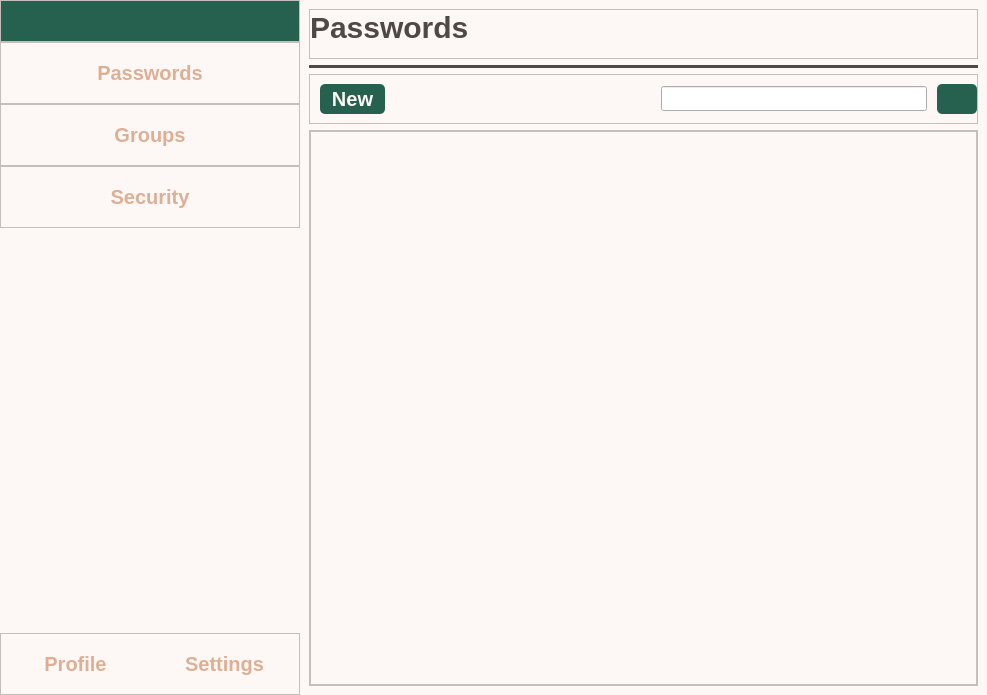
<?xml version="1.0" encoding="UTF-8"?>
<ui version="4.0">
 <class>main_window</class>
 <widget class="QMainWindow" name="main_window">
  <property name="geometry">
   <rect>
    <x>0</x>
    <y>0</y>
    <width>987</width>
    <height>695</height>
   </rect>
  </property>
  <property name="minimumSize">
   <size>
    <width>700</width>
    <height>400</height>
   </size>
  </property>
  <property name="windowTitle">
   <string>Password Manager</string>
  </property>
  <property name="styleSheet">
   <string notr="true"/>
  </property>
  <widget class="QWidget" name="central_widget">
   <layout class="QHBoxLayout" name="horizontalLayout">
    <property name="spacing">
     <number>0</number>
    </property>
    <property name="leftMargin">
     <number>0</number>
    </property>
    <property name="topMargin">
     <number>0</number>
    </property>
    <property name="rightMargin">
     <number>0</number>
    </property>
    <property name="bottomMargin">
     <number>0</number>
    </property>
    <item>
     <widget class="QFrame" name="menu_frame">
      <property name="minimumSize">
       <size>
        <width>300</width>
        <height>0</height>
       </size>
      </property>
      <property name="styleSheet">
       <string notr="true">QFrame {
	background-color:#FDF8F5;
}</string>
      </property>
      <property name="frameShape">
       <enum>QFrame::NoFrame</enum>
      </property>
      <property name="frameShadow">
       <enum>QFrame::Plain</enum>
      </property>
      <layout class="QVBoxLayout" name="verticalLayout">
       <property name="spacing">
        <number>0</number>
       </property>
       <property name="leftMargin">
        <number>0</number>
       </property>
       <property name="topMargin">
        <number>0</number>
       </property>
       <property name="rightMargin">
        <number>0</number>
       </property>
       <property name="bottomMargin">
        <number>0</number>
       </property>
       <item>
        <widget class="QFrame" name="menu_button_frame">
         <property name="minimumSize">
          <size>
           <width>0</width>
           <height>0</height>
          </size>
         </property>
         <property name="frameShape">
          <enum>QFrame::StyledPanel</enum>
         </property>
         <property name="frameShadow">
          <enum>QFrame::Raised</enum>
         </property>
         <property name="lineWidth">
          <number>1</number>
         </property>
         <layout class="QHBoxLayout" name="horizontalLayout_2">
          <property name="spacing">
           <number>0</number>
          </property>
          <property name="leftMargin">
           <number>0</number>
          </property>
          <property name="topMargin">
           <number>0</number>
          </property>
          <property name="rightMargin">
           <number>0</number>
          </property>
          <property name="bottomMargin">
           <number>0</number>
          </property>
          <item>
           <widget class="QPushButton" name="menu_toggle_button">
            <property name="minimumSize">
             <size>
              <width>0</width>
              <height>40</height>
             </size>
            </property>
            <property name="styleSheet">
             <string notr="true">QPushButton {
	 border: 0;
	 background: none;
	 box-shadow: none;
	 border-radius: 0px;
	background-color:#266150;
}

QPushButton:hover {
	background-color:#4e9480;
}</string>
            </property>
            <property name="text">
             <string/>
            </property>
            <property name="icon">
             <iconset>
              <normaloff>icons/logo.png</normaloff>icons/logo.png</iconset>
            </property>
           </widget>
          </item>
         </layout>
        </widget>
       </item>
       <item>
        <widget class="QFrame" name="menu_password_frame">
         <property name="minimumSize">
          <size>
           <width>0</width>
           <height>0</height>
          </size>
         </property>
         <property name="frameShape">
          <enum>QFrame::StyledPanel</enum>
         </property>
         <property name="frameShadow">
          <enum>QFrame::Raised</enum>
         </property>
         <layout class="QHBoxLayout" name="horizontalLayout_3">
          <property name="spacing">
           <number>0</number>
          </property>
          <property name="leftMargin">
           <number>0</number>
          </property>
          <property name="topMargin">
           <number>0</number>
          </property>
          <property name="rightMargin">
           <number>0</number>
          </property>
          <property name="bottomMargin">
           <number>0</number>
          </property>
          <item>
           <widget class="QPushButton" name="menu_password_button">
            <property name="minimumSize">
             <size>
              <width>0</width>
              <height>60</height>
             </size>
            </property>
            <property name="styleSheet">
             <string notr="true">QPushButton {
	color:#DDAF94;
	font: bold 20px;
	 border: 0;
	 background: none;
	 box-shadow: none;
	 border-radius: 0px;
	background-color:#FDF8F5;
}

QPushButton:hover {
	background-color:#E8CEBF
}</string>
            </property>
            <property name="text">
             <string>Passwords</string>
            </property>
            <property name="flat">
             <bool>false</bool>
            </property>
           </widget>
          </item>
         </layout>
        </widget>
       </item>
       <item>
        <widget class="QFrame" name="menu_group_frame">
         <property name="frameShape">
          <enum>QFrame::StyledPanel</enum>
         </property>
         <property name="frameShadow">
          <enum>QFrame::Raised</enum>
         </property>
         <layout class="QHBoxLayout" name="horizontalLayout_4">
          <property name="spacing">
           <number>0</number>
          </property>
          <property name="leftMargin">
           <number>0</number>
          </property>
          <property name="topMargin">
           <number>0</number>
          </property>
          <property name="rightMargin">
           <number>0</number>
          </property>
          <property name="bottomMargin">
           <number>0</number>
          </property>
          <item>
           <widget class="QPushButton" name="menu_group_button">
            <property name="minimumSize">
             <size>
              <width>0</width>
              <height>60</height>
             </size>
            </property>
            <property name="styleSheet">
             <string notr="true">QPushButton {
	color:#DDAF94;
	font: bold 20px;
	 border: 0;
	 background: none;
	 box-shadow: none;
	 border-radius: 0px;
	background-color:#FDF8F5;
}

QPushButton:hover {
	background-color:#E8CEBF
}</string>
            </property>
            <property name="text">
             <string>Groups</string>
            </property>
           </widget>
          </item>
         </layout>
        </widget>
       </item>
       <item>
        <widget class="QFrame" name="menu_security_frame">
         <property name="frameShape">
          <enum>QFrame::StyledPanel</enum>
         </property>
         <property name="frameShadow">
          <enum>QFrame::Raised</enum>
         </property>
         <layout class="QHBoxLayout" name="horizontalLayout_5">
          <property name="spacing">
           <number>0</number>
          </property>
          <property name="leftMargin">
           <number>0</number>
          </property>
          <property name="topMargin">
           <number>0</number>
          </property>
          <property name="rightMargin">
           <number>0</number>
          </property>
          <property name="bottomMargin">
           <number>0</number>
          </property>
          <item>
           <widget class="QPushButton" name="menu_security_button">
            <property name="minimumSize">
             <size>
              <width>0</width>
              <height>60</height>
             </size>
            </property>
            <property name="styleSheet">
             <string notr="true">QPushButton {
	color:#DDAF94;
	font: bold 20px;
	 border: 0;
	 background: none;
	 box-shadow: none;
	 border-radius: 0px;
	background-color:#FDF8F5;
}

QPushButton:hover {
	background-color:#E8CEBF
}</string>
            </property>
            <property name="text">
             <string>Security</string>
            </property>
           </widget>
          </item>
         </layout>
        </widget>
       </item>
       <item>
        <spacer name="menu_spacer">
         <property name="orientation">
          <enum>Qt::Vertical</enum>
         </property>
         <property name="sizeType">
          <enum>QSizePolicy::Expanding</enum>
         </property>
         <property name="sizeHint" stdset="0">
          <size>
           <width>20</width>
           <height>40</height>
          </size>
         </property>
        </spacer>
       </item>
       <item>
        <widget class="QFrame" name="menu_info_frame">
         <property name="frameShape">
          <enum>QFrame::StyledPanel</enum>
         </property>
         <property name="frameShadow">
          <enum>QFrame::Raised</enum>
         </property>
         <layout class="QHBoxLayout" name="horizontalLayout_6">
          <property name="spacing">
           <number>0</number>
          </property>
          <property name="leftMargin">
           <number>0</number>
          </property>
          <property name="topMargin">
           <number>0</number>
          </property>
          <property name="rightMargin">
           <number>0</number>
          </property>
          <property name="bottomMargin">
           <number>0</number>
          </property>
          <item>
           <widget class="QPushButton" name="menu_profile_button">
            <property name="minimumSize">
             <size>
              <width>0</width>
              <height>60</height>
             </size>
            </property>
            <property name="styleSheet">
             <string notr="true">QPushButton {
	color:#DDAF94;
	font: bold 20px;
	 border: 0;
	 background: none;
	 box-shadow: none;
	 border-radius: 0px;
	background-color:#FDF8F5;
}

QPushButton:hover {
	background-color:#E8CEBF
}</string>
            </property>
            <property name="text">
             <string>Profile</string>
            </property>
           </widget>
          </item>
          <item>
           <widget class="QPushButton" name="menu_settings_button">
            <property name="minimumSize">
             <size>
              <width>0</width>
              <height>60</height>
             </size>
            </property>
            <property name="maximumSize">
             <size>
              <width>16777215</width>
              <height>60</height>
             </size>
            </property>
            <property name="styleSheet">
             <string notr="true">QPushButton {
	color:#DDAF94;
	font: bold 20px;
	 border: 0;
	 background: none;
	 box-shadow: none;
	 border-radius: 0px;
	background-color:#FDF8F5;
}

QPushButton:hover {
	background-color:#E8CEBF
}
</string>
            </property>
            <property name="text">
             <string>Settings</string>
            </property>
           </widget>
          </item>
         </layout>
        </widget>
       </item>
      </layout>
     </widget>
    </item>
    <item>
     <widget class="QFrame" name="content_frame">
      <property name="styleSheet">
       <string notr="true">QFrame {
	background-color:#FDF8F5;
}</string>
      </property>
      <property name="frameShape">
       <enum>QFrame::NoFrame</enum>
      </property>
      <property name="frameShadow">
       <enum>QFrame::Plain</enum>
      </property>
      <layout class="QVBoxLayout" name="verticalLayout_2">
       <property name="spacing">
        <number>0</number>
       </property>
       <property name="leftMargin">
        <number>0</number>
       </property>
       <property name="topMargin">
        <number>0</number>
       </property>
       <property name="rightMargin">
        <number>0</number>
       </property>
       <property name="bottomMargin">
        <number>0</number>
       </property>
       <item>
        <widget class="QStackedWidget" name="stacked_widget">
         <property name="currentIndex">
          <number>0</number>
         </property>
         <widget class="QWidget" name="password_page">
          <layout class="QVBoxLayout" name="verticalLayout_3">
           <item>
            <widget class="QFrame" name="title_frame">
             <property name="minimumSize">
              <size>
               <width>0</width>
               <height>50</height>
              </size>
             </property>
             <property name="maximumSize">
              <size>
               <width>16777215</width>
               <height>50</height>
              </size>
             </property>
             <property name="frameShape">
              <enum>QFrame::StyledPanel</enum>
             </property>
             <property name="frameShadow">
              <enum>QFrame::Raised</enum>
             </property>
             <layout class="QHBoxLayout" name="horizontalLayout_7">
              <property name="spacing">
               <number>0</number>
              </property>
              <property name="leftMargin">
               <number>0</number>
              </property>
              <property name="topMargin">
               <number>0</number>
              </property>
              <property name="rightMargin">
               <number>0</number>
              </property>
              <property name="bottomMargin">
               <number>0</number>
              </property>
              <item>
               <widget class="QLabel" name="title_label">
                <property name="styleSheet">
                 <string notr="true">QLabel {
	font: bold 30px;
	color:#4F4846;
}</string>
                </property>
                <property name="text">
                 <string>Passwords</string>
                </property>
                <property name="alignment">
                 <set>Qt::AlignLeading|Qt::AlignLeft|Qt::AlignTop</set>
                </property>
               </widget>
              </item>
              <item>
               <spacer name="title_spacer">
                <property name="orientation">
                 <enum>Qt::Horizontal</enum>
                </property>
                <property name="sizeHint" stdset="0">
                 <size>
                  <width>40</width>
                  <height>20</height>
                 </size>
                </property>
               </spacer>
              </item>
             </layout>
            </widget>
           </item>
           <item>
            <widget class="Line" name="heading_line">
             <property name="layoutDirection">
              <enum>Qt::LeftToRight</enum>
             </property>
             <property name="styleSheet">
              <string notr="true">color:#4F4846;</string>
             </property>
             <property name="frameShadow">
              <enum>QFrame::Plain</enum>
             </property>
             <property name="lineWidth">
              <number>10</number>
             </property>
             <property name="orientation">
              <enum>Qt::Horizontal</enum>
             </property>
            </widget>
           </item>
           <item>
            <widget class="QFrame" name="header_frame">
             <property name="minimumSize">
              <size>
               <width>0</width>
               <height>50</height>
              </size>
             </property>
             <property name="maximumSize">
              <size>
               <width>16777215</width>
               <height>50</height>
              </size>
             </property>
             <property name="frameShape">
              <enum>QFrame::StyledPanel</enum>
             </property>
             <property name="frameShadow">
              <enum>QFrame::Raised</enum>
             </property>
             <layout class="QHBoxLayout" name="horizontalLayout_8">
              <property name="spacing">
               <number>10</number>
              </property>
              <property name="leftMargin">
               <number>10</number>
              </property>
              <property name="topMargin">
               <number>0</number>
              </property>
              <property name="rightMargin">
               <number>0</number>
              </property>
              <property name="bottomMargin">
               <number>0</number>
              </property>
              <item>
               <widget class="QPushButton" name="new_password_button">
                <property name="minimumSize">
                 <size>
                  <width>65</width>
                  <height>30</height>
                 </size>
                </property>
                <property name="maximumSize">
                 <size>
                  <width>65</width>
                  <height>30</height>
                 </size>
                </property>
                <property name="styleSheet">
                 <string notr="true">QPushButton {
	color:#FDF8F5;
	font: bold 20px;
	 border: 0;
	 background: none;
	 box-shadow: none;
	 border-radius: 5px;
	background-color:#266150;
}

QPushButton:hover {
	background-color:#4e9480;
}
</string>
                </property>
                <property name="text">
                 <string>New</string>
                </property>
               </widget>
              </item>
              <item>
               <spacer name="heading_spacer">
                <property name="orientation">
                 <enum>Qt::Horizontal</enum>
                </property>
                <property name="sizeHint" stdset="0">
                 <size>
                  <width>40</width>
                  <height>20</height>
                 </size>
                </property>
               </spacer>
              </item>
              <item>
               <widget class="QLineEdit" name="search_field">
                <property name="minimumSize">
                 <size>
                  <width>200</width>
                  <height>25</height>
                 </size>
                </property>
                <property name="maximumSize">
                 <size>
                  <width>300</width>
                  <height>25</height>
                 </size>
                </property>
                <property name="styleSheet">
                 <string notr="true">QLineEdit {
	font: 15px;
}</string>
                </property>
               </widget>
              </item>
              <item>
               <widget class="QPushButton" name="search_button">
                <property name="minimumSize">
                 <size>
                  <width>40</width>
                  <height>30</height>
                 </size>
                </property>
                <property name="styleSheet">
                 <string notr="true">QPushButton {
	 border: 0;
	 background: none;
	 box-shadow: none;
	 border-radius: 5px;
	background-color:#266150;
}

QPushButton:hover {
	background-color:#4e9480;
}</string>
                </property>
                <property name="text">
                 <string/>
                </property>
                <property name="icon">
                 <iconset>
                  <normaloff>icons/magnifying_glass.png</normaloff>icons/magnifying_glass.png</iconset>
                </property>
               </widget>
              </item>
             </layout>
            </widget>
           </item>
           <item>
            <widget class="QScrollArea" name="scroll_area">
             <property name="widgetResizable">
              <bool>true</bool>
             </property>
             <widget class="QWidget" name="scroll_contents">
              <property name="geometry">
               <rect>
                <x>0</x>
                <y>0</y>
                <width>663</width>
                <height>547</height>
               </rect>
              </property>
              <layout class="QHBoxLayout" name="horizontalLayout_10">
               <property name="spacing">
                <number>0</number>
               </property>
               <property name="leftMargin">
                <number>0</number>
               </property>
               <property name="topMargin">
                <number>0</number>
               </property>
               <property name="rightMargin">
                <number>0</number>
               </property>
               <property name="bottomMargin">
                <number>0</number>
               </property>
               <item>
                <widget class="QListWidget" name="password_list"/>
               </item>
              </layout>
             </widget>
            </widget>
           </item>
          </layout>
         </widget>
         <widget class="QWidget" name="group_page">
          <layout class="QVBoxLayout" name="verticalLayout_4">
           <item>
            <widget class="QFrame" name="frame">
             <property name="frameShape">
              <enum>QFrame::StyledPanel</enum>
             </property>
             <property name="frameShadow">
              <enum>QFrame::Raised</enum>
             </property>
             <layout class="QHBoxLayout" name="horizontalLayout_9"/>
            </widget>
           </item>
          </layout>
         </widget>
        </widget>
       </item>
      </layout>
     </widget>
    </item>
   </layout>
  </widget>
 </widget>
 <resources/>
 <connections/>
</ui>
